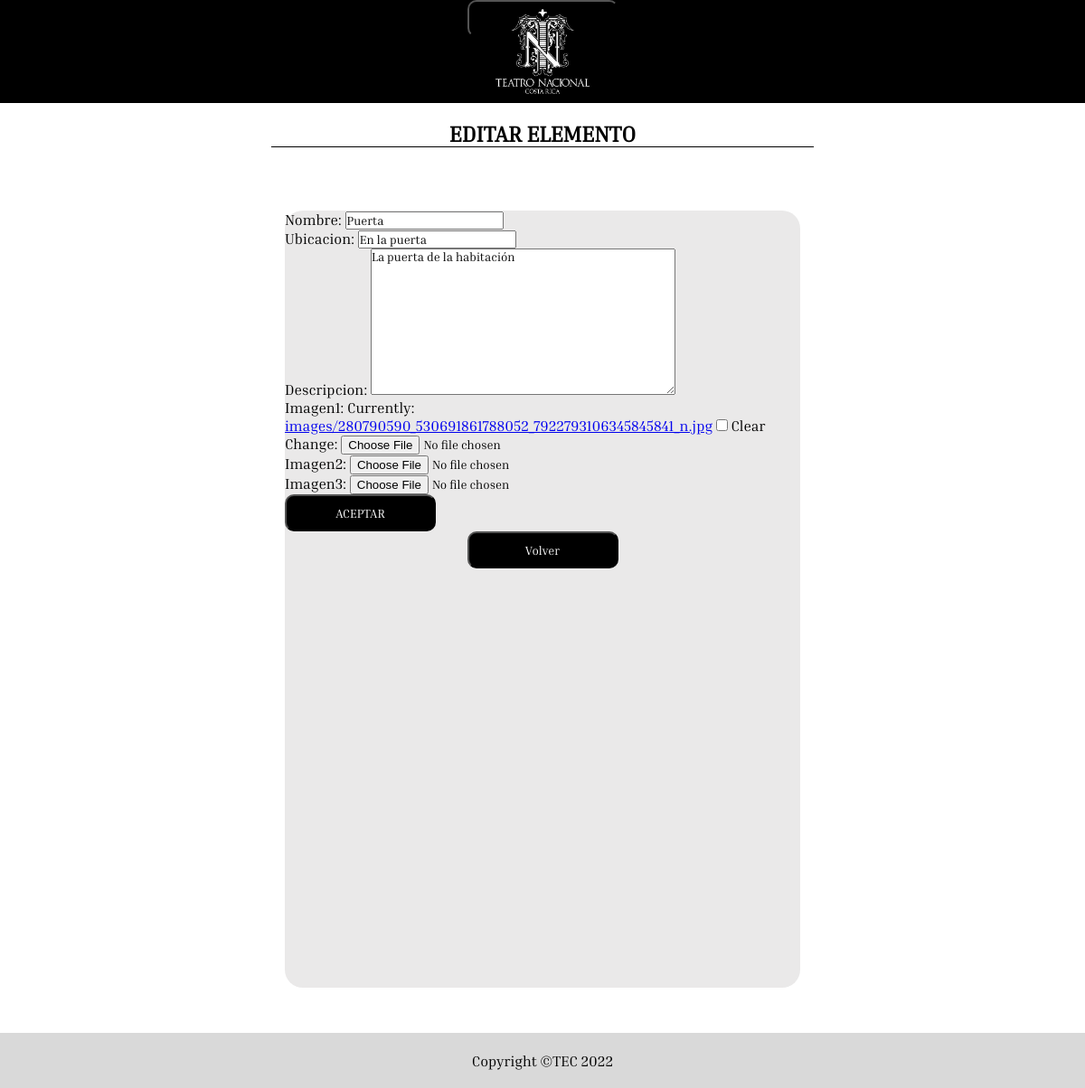
Screenshot of /menuAdmin/listaAreas/areasInfoAdmin/updateElemento/1/1/ with the database file from the repository.
### modelo/models.py (models this page shows, shortened)
class Parte(models.Model):
    nombre = models.CharField(max_length=100)
    codigo = models.CharField(max_length=100, default=uuid.uuid1, editable=False, unique=True, )
    ubicacion = models.CharField(max_length=100)
    descripcion = models.TextField()
    imagen1 = models.ImageField(null=True, blank=True, upload_to='images/')
    imagen2 = models.ImageField(null=True, blank=True, upload_to='images/')
    imagen3 = models.ImageField(null=True, blank=True, upload_to='images/')
    class Meta:
        abstract = True

class Elemento(Parte):
    def __str__(self):
        return self.nombre

### modelo/views.py (the view, shortened to what this page needs)
# urls.py: path('menuAdmin/listaAreas/areasInfoAdmin/updateElemento/<int:idArea>/<int:idElemento>/', views.updateElemento, name='updateElemento'),
def updateElemento(request, idArea, idElemento):
    if request.method == 'GET':
        elemento = get_object_or_404(Elemento, id=idElemento)
        form = CreateElementoForm(instance=elemento)
        return render(request, 'editarElemento.html', { 'elemento' : elemento , 'form' : form })

### modelo/forms.py
class CreateElementoForm(ModelForm):
    class Meta:
        model = Elemento
        fields = ['nombre', 'ubicacion', 'descripcion', 'imagen1', 'imagen2', 'imagen3']

### modelo/templates/editarElemento.html (shortened to what this page needs)
{% extends 'baseAdmin.html' %}
{% block content %}
{% load static %}
<div class="tituloLista">
  <h2>EDITAR ELEMENTO</h2>
</div>
<div class="formularioContainer">
  <form action="" method="POST">
    {{form.as_p}}
    <button class="botonEstandar btn167">
      <span class="letraEstandar">ACEPTAR</span>
    </button>
  </form>
  <a href="{{request.META.HTTP_REFERER}}">
    <button class="botonEstandar btn167">
      <span class="letraEstandar">Volver</span>
    </button>
  </a>
</div>
{% endblock content %}

### modelo/static/styles/admins.css (style rules this page uses)
* { margin: 0px; padding: 0px; font-family:'Inria Serif'; }
html { width:100vw; height:100vh; }
body { background-color: rgb(255, 255, 255); position : absolute; width : 100%; height : 100%; overflow-x: hidden; overflow-y: auto; }
.botonEstandar { background-color: black; color: white; border-radius: 10px; cursor: pointer; }
.tituloLista { width: 600px; display: flex; flex-direction: column; align-items: center; margin-top: 20px; margin-bottom: 20px; border-bottom: 1px solid black; }
.formularioContainer { width: 570px; height: 860px; background-color: #EAE9E9; border-radius: 20px; margin-top: 50px; margin-bottom: 50px; display: flex; flex-direction: column; align-items: center; }
.btn167 { width: 167px; height: 41px; }

### rows the page displays
Elemento: nombre "Puerta", ubicacion "En la puerta", descripcion "La puerta de la habitación"
